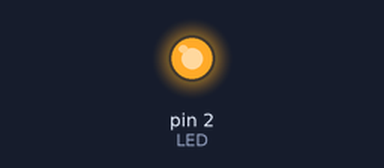
Recording of a sketch running on a simulated Arduino Uno, built with avr-gcc and run on an emulated ATmega328P. Shown: output pins drawn as LEDs (lit = HIGH). What the sketch prints to the serial monitor is not drawn.

Above: at 0.7 s.
At 2.7 s:
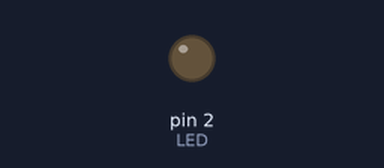
Timing chart, 0 to 3.1 s (numbered marks = the images above):
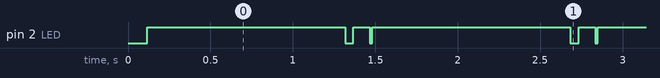

The sketch:

blink_gpio.ino
```cpp
#define LED 2

long tempoArray[] = {50, 100, 15, 1200};
int tempoIndex = 1;

long prevMillis = 0;

void setup() {
  pinMode(LED, OUTPUT);

  Serial.begin(115200);
  Serial.print("\nHello world!!!\n");
}

void loop() {
  heartBeat(1.0);
}

void heartBeat(float tempo) {
  if ((millis() - prevMillis) > tempoArray[tempoIndex]*tempo) {

    if (++tempoIndex > 3) {
      tempoIndex = 0;
      Serial.print(".");
    }

    if (!(tempoIndex % 2)) {
      digitalWrite(LED, LOW);
      delay(tempoArray[tempoIndex]) ;
      digitalWrite(LED, HIGH);
    }

    tempoIndex++;
    prevMillis = millis();
  }
}
```

Measured:
- by itself, pin 2 (LED): repeats every 1.4 s: LOW 0.05 s, HIGH 0.10 s, LOW 0.02 s, HIGH 1.2 s
- by itself, everything shown: repeats every 2.7 s, in 4 steps
